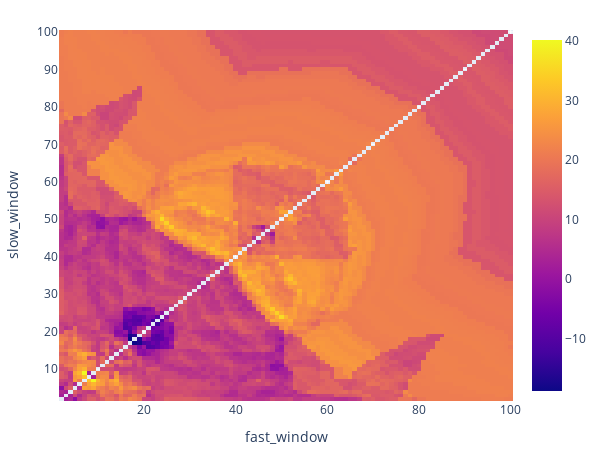

The notebook cell saved with this chart:
### Code cell
data = data.get('Close')
windows = np.arange(2, 101)
fast_ma, slow_ma = vbt.MA.run_combs(data, window=windows, r=2, short_names=['fast', 'slow'])
entries = fast_ma.ma_crossed_above(slow_ma)
exits = fast_ma.ma_crossed_below(slow_ma)

pf = vbt.Portfolio.from_signals(data, entries, exits, init_cash=1000, freq='15m')
pf.total_profit().vbt.heatmap(x_level='fast_window', y_level='slow_window', symmetric=True).show()

### Figure 1 — Plotly figure (JSON) as saved in the notebook; plotly's stock layout.template omitted (floating-point values rounded to 4 significant figures; data arrays with more than 128 entries replaced by an {"elided": "..."} marker saying what was removed)
{"data": [{"colorscale": [[0.0, "#0d0887"], [0.1111, "#46039f"], [0.2222, "#7201a8"], [0.3333, "#9c179e"], [0.4444, "#bd3786"], [0.5556, "#d8576b"], [0.6667, "#ed7953"], [0.7778, "#fb9f3a"], [0.8889, "#fdca26"], [1.0, "#f0f921"]], "hoverongaps": false, "hovertemplate": "fast_window: %{x}<br>slow_window: %{y}<br>value: %{z}<extra></extra>", "x": [2, 3, 4, 5, 6, 7, 8, 9, 10, 11, 12, 13, 14, 15, 16, 17, 18, 19, 20, 21, 22, 23, 24, 25, 26, 27, 28, 29, 30, 31, 32, 33, 34, 35, 36, 37, 38, 39, 40, 41, 42, 43, 44, 45, 46, 47, 48, 49, 50, 51, 52, 53, 54, 55, 56, 57, 58, 59, 60, 61, 62, 63, 64, 65, 66, 67, 68, 69, 70, 71, 72, 73, 74, 75, 76, 77, 78, 79, 80, 81, 82, 83, 84, 85, 86, 87, 88, 89, 90, 91, 92, 93, 94, 95, 96, 97, 98, 99, 100], "y": [2, 3, 4, 5, 6, 7, 8, 9, 10, 11, 12, 13, 14, 15, 16, 17, 18, 19, 20, 21, 22, 23, 24, 25, 26, 27, 28, 29, 30, 31, 32, 33, 34, 35, 36, 37, 38, 39, 40, 41, 42, 43, 44, 45, 46, 47, 48, 49, 50, 51, 52, 53, 54, 55, 56, 57, 58, 59, 60, 61, 62, 63, 64, 65, 66, 67, 68, 69, 70, 71, 72, 73, 74, 75, 76, 77, 78, 79, 80, 81, 82, 83, 84, 85, 86, 87, 88, 89, 90, 91, 92, 93, 94, 95, 96, 97, 98, 99, 100], "type": "heatmap", "uid": "83bc74ab-05a1-4aa0-8636-a3b3471826e6", "z": {"elided": "99x99 float values"}}], "layout": {"margin": {"t": 30, "b": 30, "l": 30, "r": 30}, "legend": {"orientation": "h", "yanchor": "bottom", "y": 1.02, "xanchor": "right", "x": 1, "traceorder": "normal"}, "width": 605, "height": 455, "xaxis": {"title": {"text": "fast_window"}}, "yaxis": {"title": {"text": "slow_window"}}}}
